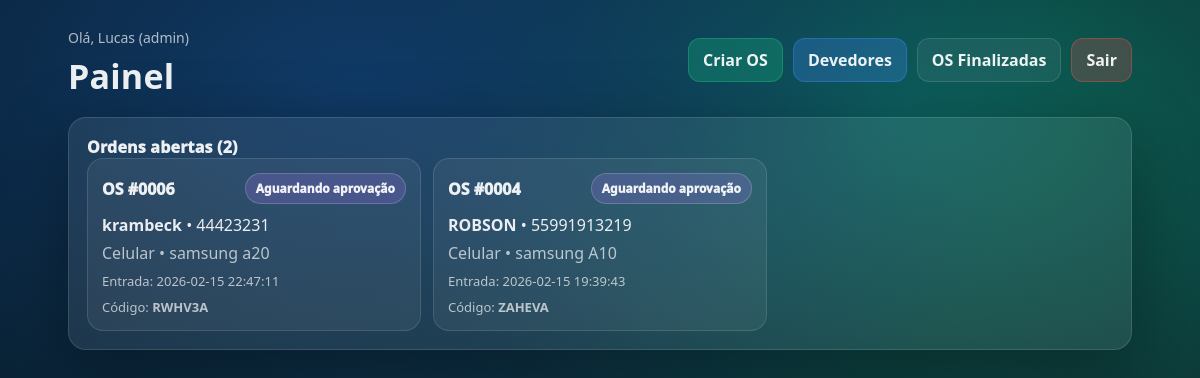
/painel (signed in), run on the app's committed database.
### tables this page shows
CREATE TABLE os (
        id INTEGER PRIMARY KEY AUTOINCREMENT,
        data_entrada TEXT,
        status TEXT DEFAULT 'aberta',

        cliente_nome TEXT,
        cliente_fone TEXT,
        cliente_cpf TEXT,
        cliente_endereco TEXT,
        cliente_email TEXT,

        tipo TEXT,
        equipamento TEXT,

        checklist_json TEXT,
        relato_cliente TEXT,
        diagnostico_tecnico TEXT,

        valor_orcado REAL DEFAULT 0,
        valor_pago REAL DEFAULT 0,
        data_pagamento TEXT,

        codigo_consulta TEXT
    );

### app.py (the view)
@app.get("/painel")
@login_required
def painel():
    conn = get_db()
    abertas = conn.execute("""
        SELECT id, data_entrada, status, cliente_nome, cliente_fone, tipo, equipamento, codigo_consulta
        FROM os
        WHERE status IN ('aberta','aguardando orçamento','aguardando aprovação','em execução')
        ORDER BY id DESC
        LIMIT 80
    """).fetchall()
    conn.close()
    return render_template("painel.html", abertas=abertas)

### app.py (called while the page is built)
def get_db():
    conn = sqlite3.connect(DB_PATH)
    conn.row_factory = sqlite3.Row
    return conn

@app.before_request
def startup():
    if not os.path.exists(DB_PATH):
        try:
            app._db_ready = False
        except Exception:
            pass
    if not getattr(app, "_db_ready", False):
        ensure_tables()
        app._db_ready = True
        print(f"✅ DB em uso: {DB_PATH}")

def login_required(fn):
    @wraps(fn)
    def wrapper(*args, **kwargs):
        if not session.get("user_id"):
            return redirect(url_for("login"))
        return fn(*args, **kwargs)
    return wrapper

@app.context_processor
def inject_helpers():
    def pad_os(n: int) -> str:
        try:
            return str(int(n)).zfill(4)
        except Exception:
            return "0000"
    return dict(
        pad_os=pad_os,
        STATUS_LABEL=STATUS_LABEL,
        STATUS_CLASS=STATUS_CLASS,
        CHECKLIST_LABELS=CHECKLIST_LABELS
    )

### templates/painel.html
{% extends "base.html" %}
{% block content %}
<div class="container" style="max-width:1100px;">
  <div class="page-head">
    <div>
      <div class="hello">Olá, {{ session.usuario }} ({{ session.role }})</div>
      <h1>Painel</h1>
    </div>
    <div class="head-actions head-actions-gap">
      <a class="btn btn-green" href="{{ url_for('os_nova') }}">Criar OS</a>
      <a class="btn btn-blue" href="{{ url_for('devedores') }}">Devedores</a>
      <a class="btn btn-ghost" href="{{ url_for('os_finalizadas') }}">OS Finalizadas</a>
      <a class="btn btn-red" href="{{ url_for('logout') }}">Sair</a>
    </div>
  </div>
  <div class="card" style="margin-top:18px;">
    <div class="section" style="margin-top:0;">
      <div class="count">Ordens abertas ({{ abertas|length }})</div>
    </div>
    {% if abertas %}
      <div class="os-grid">
        {% for o in abertas %}
          <a class="os-card" href="{{ url_for('os_detalhe', os_id=o.id) }}">
            <div class="os-top">
              <div class="os-id">OS #{{ "%04d"|format(o.id) }}</div>
              <span class="badge {{ STATUS_CLASS.get(o.status, 'st-aberta') }}">
                {{ STATUS_LABEL.get(o.status, o.status) }}
              </span>
            </div>
            <div class="os-cli"><b>{{ o.cliente_nome }}</b> • {{ o.cliente_fone or "-" }}</div>
            <div class="os-eq">{{ o.tipo }} • {{ o.equipamento }}</div>
            <div class="os-meta">Entrada: {{ o.data_entrada }}</div>
            <div class="os-meta">Código: <b>{{ o.codigo_consulta }}</b></div>
          </a>
        {% endfor %}
      </div>
    {% else %}
      <div class="muted">Nenhuma OS aberta no momento.</div>
    {% endif %}
  </div>
</div>
{% endblock %}

### static/style.css (style rules this page uses)
:root { --bg1:#081a2c; --bg2:#0e3f3b; --card: rgba(255,255,255,.08); --card2: rgba(255,255,255,.06); --stroke: rgba(255,255,255,.12); --text: rgba(255,255,255,.92); --muted: rgba(255,255,255,.68); --shadow: 0 20px 70px rgba(0,0,0,.35); }
* { box-sizing:border-box }
body { margin:0; font-family: system-ui, -apple-system, Segoe UI, Roboto, Arial, sans-serif; color: var(--text); background: radial-gradient(1200px 700px at 30% 10%, #103a67 0%, transparent 60%), radial-gradient(1000px 600px at 75% 15%, #0c6a5b 0%, transparent 55%), linear-gradient(120deg, var(--bg1), var(--bg2)); min-height:100vh; }
a { color:inherit; text-decoration:none }
.container { padding:28px 18px; margin:0 auto }
.card { background: var(--card); border:1px solid var(--stroke); border-radius:18px; box-shadow: var(--shadow); padding:18px; }
h1 { margin:0; font-size:34px; letter-spacing:.2px }
.hello { font-size:14px; color:var(--muted); margin-bottom:6px }
.page-head { display:flex; justify-content:space-between; align-items:flex-start; gap:16px; }
.head-actions { display:flex; gap:10px; flex-wrap:wrap }
.head-actions-gap { margin-top:10px; margin-bottom:14px }
.btn { border:1px solid var(--stroke); background: rgba(255,255,255,.08); color: var(--text); padding:10px 14px; border-radius:12px; cursor:pointer; font-weight:800; }
.btn-green { background: rgba(24, 204, 128, .25); border-color: rgba(24,204,128,.35) }
.btn-blue { background: rgba(70, 140, 255, .25); border-color: rgba(70,140,255,.35) }
.btn-red { background: rgba(255, 80, 80, .22); border-color: rgba(255,80,80,.35) }
.btn-ghost { background: rgba(255,255,255,.06) }
.section { margin-top:10px }
.count { font-weight:950; letter-spacing:.2px }
.os-grid { display:grid; grid-template-columns: repeat(3, minmax(0, 1fr)); gap:12px; }
.os-card { background: var(--card2); border:1px solid var(--stroke); border-radius:16px; padding:14px; transition:.12s; }
.os-top { display:flex; justify-content:space-between; align-items:center; gap:10px }
.os-id { font-weight:950 }
.os-cli { margin-top:10px; color:rgba(255,255,255,.90) }
.os-eq { margin-top:6px; color:var(--muted) }
.os-meta { margin-top:8px; color:var(--muted); font-size:13px }
.badge { padding:6px 10px; border-radius:999px; border:1px solid rgba(255,255,255,.18); font-weight:950; font-size:12px; white-space:nowrap; }
.st-aprov { background: rgba(180, 120, 255, .20) }

### data on the page
os: id "0006", get "Aguardando aprovação", cliente_nome "krambeck", cliente_fone "44423231", tipo "Celular", equipamento "samsung a20", data_entrada "2026-02-15 22:47:11", codigo_consulta "RWHV3A"
os: id "0004", get "Aguardando aprovação", cliente_nome "ROBSON", cliente_fone "55991913219", tipo "Celular", equipamento "samsung A10", data_entrada "2026-02-15 19:39:43", codigo_consulta "ZAHEVA"

### other printed values
{{ session.usuario }} "Lucas"
{{ session.role }} "admin"
{{ abertas|length }} "2"
